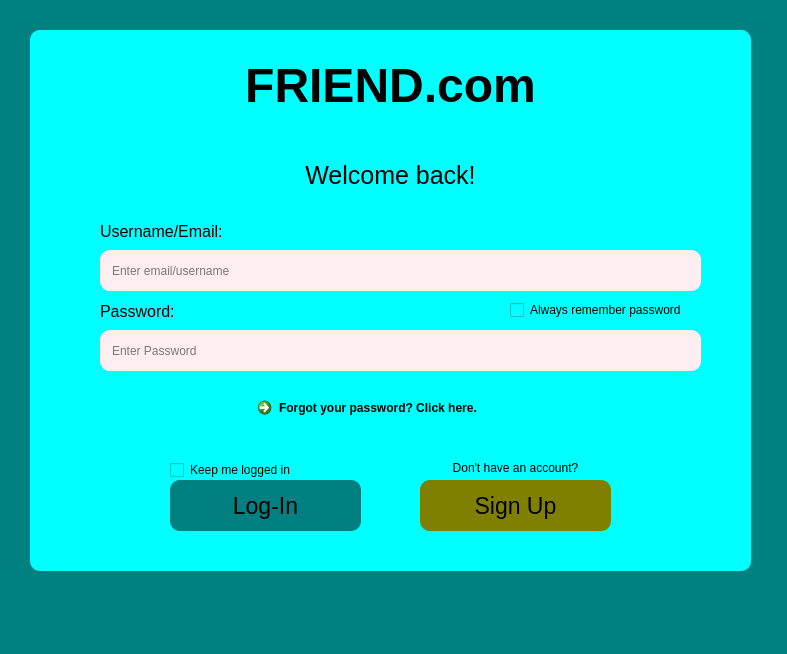
<?xml version="1.0" encoding="UTF-8"?>
<ui version="4.0">
 <class>MainWindow</class>
 <widget class="QMainWindow" name="MainWindow">
  <property name="geometry">
   <rect>
    <x>0</x>
    <y>0</y>
    <width>787</width>
    <height>654</height>
   </rect>
  </property>
  <property name="windowTitle">
   <string>MainWindow</string>
  </property>
  <property name="styleSheet">
   <string notr="true">background-color:teal</string>
  </property>
  <widget class="QWidget" name="centralwidget">
   <widget class="QWidget" name="widget" native="true">
    <property name="geometry">
     <rect>
      <x>30</x>
      <y>30</y>
      <width>721</width>
      <height>541</height>
     </rect>
    </property>
    <property name="styleSheet">
     <string notr="true">background-color:cyan;
border-radius: 10px;</string>
    </property>
    <widget class="QPushButton" name="login_button">
     <property name="geometry">
      <rect>
       <x>140</x>
       <y>450</y>
       <width>191</width>
       <height>51</height>
      </rect>
     </property>
     <property name="font">
      <font>
       <pointsize>17</pointsize>
      </font>
     </property>
     <property name="styleSheet">
      <string notr="true">background-color: Teal;
border-radius:10px;</string>
     </property>
     <property name="text">
      <string>Log-In</string>
     </property>
    </widget>
    <widget class="QLineEdit" name="username_txt">
     <property name="geometry">
      <rect>
       <x>70</x>
       <y>220</y>
       <width>601</width>
       <height>41</height>
      </rect>
     </property>
     <property name="styleSheet">
      <string notr="true">background-color:rgb(255, 238, 241);
padding: 10px;</string>
     </property>
     <property name="placeholderText">
      <string>Enter email/username</string>
     </property>
    </widget>
    <widget class="QLineEdit" name="password_txt">
     <property name="geometry">
      <rect>
       <x>70</x>
       <y>300</y>
       <width>601</width>
       <height>41</height>
      </rect>
     </property>
     <property name="styleSheet">
      <string notr="true">background-color:rgb(255, 238, 241);
padding: 10px;</string>
     </property>
     <property name="placeholderText">
      <string>Enter Password</string>
     </property>
    </widget>
    <widget class="QLabel" name="label">
     <property name="geometry">
      <rect>
       <x>70</x>
       <y>191</y>
       <width>601</width>
       <height>20</height>
      </rect>
     </property>
     <property name="font">
      <font>
       <pointsize>12</pointsize>
      </font>
     </property>
     <property name="text">
      <string>Username/Email:</string>
     </property>
    </widget>
    <widget class="QLabel" name="label_2">
     <property name="geometry">
      <rect>
       <x>70</x>
       <y>271</y>
       <width>601</width>
       <height>20</height>
      </rect>
     </property>
     <property name="font">
      <font>
       <pointsize>12</pointsize>
      </font>
     </property>
     <property name="text">
      <string>Password:</string>
     </property>
    </widget>
    <widget class="QCheckBox" name="checkBox">
     <property name="geometry">
      <rect>
       <x>480</x>
       <y>270</y>
       <width>191</width>
       <height>20</height>
      </rect>
     </property>
     <property name="text">
      <string>Always remember password</string>
     </property>
    </widget>
    <widget class="QCheckBox" name="checkBox_2">
     <property name="geometry">
      <rect>
       <x>140</x>
       <y>430</y>
       <width>191</width>
       <height>20</height>
      </rect>
     </property>
     <property name="text">
      <string>Keep me logged in</string>
     </property>
    </widget>
    <widget class="QCommandLinkButton" name="commandLinkButton">
     <property name="geometry">
      <rect>
       <x>220</x>
       <y>360</y>
       <width>261</width>
       <height>41</height>
      </rect>
     </property>
     <property name="text">
      <string>Forgot your password? Click here.</string>
     </property>
     <property name="icon">
      <iconset theme="none">
       <normaloff>.</normaloff>.</iconset>
     </property>
    </widget>
    <widget class="QLabel" name="label_3">
     <property name="geometry">
      <rect>
       <x>180</x>
       <y>20</y>
       <width>361</width>
       <height>71</height>
      </rect>
     </property>
     <property name="font">
      <font>
       <pointsize>36</pointsize>
       <weight>75</weight>
       <bold>true</bold>
      </font>
     </property>
     <property name="text">
      <string>FRIEND.com</string>
     </property>
     <property name="alignment">
      <set>Qt::AlignCenter</set>
     </property>
    </widget>
    <widget class="QLabel" name="label_4">
     <property name="geometry">
      <rect>
       <x>210</x>
       <y>130</y>
       <width>301</width>
       <height>31</height>
      </rect>
     </property>
     <property name="font">
      <font>
       <pointsize>19</pointsize>
      </font>
     </property>
     <property name="text">
      <string>Welcome back!</string>
     </property>
     <property name="alignment">
      <set>Qt::AlignCenter</set>
     </property>
    </widget>
    <widget class="QPushButton" name="signup_button">
     <property name="geometry">
      <rect>
       <x>390</x>
       <y>450</y>
       <width>191</width>
       <height>51</height>
      </rect>
     </property>
     <property name="font">
      <font>
       <pointsize>17</pointsize>
      </font>
     </property>
     <property name="styleSheet">
      <string notr="true">background-color: olive;
border-radius:10px;</string>
     </property>
     <property name="text">
      <string>Sign Up</string>
     </property>
    </widget>
    <widget class="QLabel" name="label_5">
     <property name="geometry">
      <rect>
       <x>390</x>
       <y>430</y>
       <width>191</width>
       <height>16</height>
      </rect>
     </property>
     <property name="text">
      <string>Don't have an account?</string>
     </property>
     <property name="alignment">
      <set>Qt::AlignCenter</set>
     </property>
    </widget>
   </widget>
  </widget>
  <widget class="QStatusBar" name="statusbar"/>
 </widget>
 <resources/>
 <connections/>
</ui>
